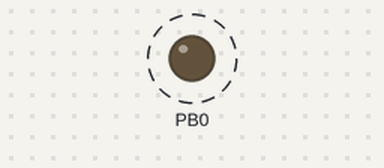
Simulated run of this program. Board: ATmega328P, built with avr-gcc and emulated at 16 MHz. On the bench: output pins drawn as LEDs (lit = HIGH). Dashed ring = blinking.

Above: at 0.5 s.
Timing chart, 0 to 3.0 s (numbered marks = the images above):
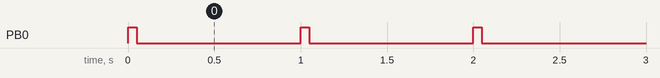

Measured:
- by itself, PB0: alternates HIGH for 0.05 s and LOW for 0.95 s

The program:

main.cpp
```cpp
/*
 *  main.cpp
 *
 * Vinícius da Silveira Serafim <vinicius@serafim.eti.br>
 */

#include "main.h"

// To use EEPROM see:
// http://www.nongnu.org/avr-libc/user-manual/group__avr__eeprom.html

/**
 * Main
 */
int main(void)
{

    /* must be called first */
    mcu_init();

    /* your setup */

#ifdef BAUD
    uart_init();
    uart_sendString("avr-pio-template\n");
#endif

    /* main loop */
    while (1)
        main_loop();

    // as long as you have an infinite loop above, this will never happen
    set_sleep_mode(SLEEP_MODE_PWR_DOWN);
    cli();
    sleep_mode();
}

/**
 * Main loop
 */
static inline void main_loop()
{
    LED_ON;
#ifdef BAUD
    uart_sendByte('L');
#endif
    _delay_ms(50);
    LED_OFF;
#ifdef BAUD
    uart_sendByte('.');
#endif
    _delay_ms(950);
}

// eof
```

mcu_setup.h
```cpp
/*
 * mcusetup.h
 *
 * Vinícius da Silveira Serafim <vinicius@serafim.eti.br>
 */


#ifndef MCUSETUP_H
#define MCUSETUP_H

#ifdef __AVR_ATmega328P__
#include "mcusetup/atmega328p.h"

#elif __AVR_ATmega8__
#include "mcusetup/atmega8.h"

#elif __AVR_ATtiny85__
#include "mcusetup/attiny85.h"

#elif __AVR_ATtiny13A__
#include "mcusetup/attiny13a.h"

#endif

#endif	// MCUSETUP_H

// eof
```

atmega328p.h
```cpp
/*
 * ATmega328P
 *
 * Vinícius da Silveira Serafim <vinicius@serafim.eti.br>
 */

/* Note on F_CPU versus USART maximum baud rate
 *
 * F_CPU @ 460kHz baud rates @ 300,600,1200,2400,4800,9600,14400 (error 0.2%)
 *
 * Bellow 460kHz USART gets too much error to work safely.
 *
 * http://wormfood.net/avrbaudcalc.php
 */
#ifndef ATMEGA328P_H
#define ATMEGA328P_H

#include "misc.h"
#include "port.h"
#include <avr/io.h>
#include <avr/fuse.h>
#include <avr/power.h>
#include <avr/wdt.h>

/*
 *  PIN NAMES AND CONFIGURATION
 */

#ifdef __ARDUINO_UNO__
#define LED_PIN         PB5
#else
#define LED_PIN         PB0
#endif
#define LED_PORT        PORTB

/*
 *  OUTPUT PORTS
 */
#define PORTB_OUTPUTS   (_BV(LED_PIN))
#define PORTC_OUTPUTS   (0x0)
#define PORTD_OUTPUTS   (0x0)

/*
 * AIN PINS
 */
#define USED_AIN_PINS   (0x0)

/*
 * WATCHDOG
 */
//#define WATCHDOG_ENABLED

/*
 * CPU FREQUENCY & CLOCK DIVIDER
 *
 * *** WARNING!!!! ***
 * Always check your MCU Clock Fuses before using/altering the CLOCK PRESCALER.
 *
 * Never put your F_CPU bellow 2000UL (2kHz)! (This is the limit for avrdude)
 *
 * If you do this, you will have to do a High-Voltage Programming to recover
 * access to your MCU.
 *
 * ATENTION: F_CPU defined in platformio.ini (board_build.f_cpu)
 */
#ifdef __ARDUINO_UNO__
#define CLOCK_DIV clock_div_1
#else
#define CLOCK_DIV   clock_div_8 // clock prescaler factor
#endif

/**
 * Initializes MCU.
 */
static inline void mcu_init() {

#ifndef WATCHDOG_ENABLED
    MCUSR = 0;
    wdt_disable();
#endif

    // Set clock prescaler
    clock_prescale_set(CLOCK_DIV);

    /* DATA DIRECTION REGISTER
     * Set output ports */
    DDRB = PORTB_OUTPUTS;
    DDRC = PORTC_OUTPUTS;
    DDRD = PORTD_OUTPUTS;

    /* All remaining ports stays as INPUTs (default) and now
     * turn on PULL-UPs (see AVR4013). */
    PORTB = ~PORTB_OUTPUTS;
    PORTC = ~PORTC_OUTPUTS;
    PORTD = ~(PORTD_OUTPUTS | USED_AIN_PINS);

    /* DIGITAL INPUT DISABLE REGISTER (DIDR) 0
     * Disable ADC pins */
    DIDR0 |= _BV(ADC5D) | _BV(ADC4D) | _BV(ADC3D) |
            _BV(ADC2D) | _BV(ADC1D)| _BV(ADC0D);

    /* DIGITAL INPUT DISABLE REGISTER (DIDR) 1
     * Disable AIN (Analog Comparator) */
    DIDR1 |= _BV(AIN1D) | _BV(AIN0D);

    /* ANALOG COMPARATOR CONTROL AND STATUS REGISTER (ACSR)
     * Power off Analog Comparator */
    ACSR |= _BV(ACD);

    /* ADC CONTROL AND STATUS REGISTER (ADCSRA)
     * Disable ADC Analog-to-Digital Converter */
    ADCSRA &= ~_BV(ADEN);

    /* SPI CONTROL REGISTER (SPCR)
     * Disable Serial Peripheral Interface */
    SPCR &= ~_BV(SPE);

    /* POWER REDUCTION REGISTER (PRR)
     * On AVR devices all peripherals are enabled from power on reset.
     * Disables all peripherals to save power. */
    PRR = _BV(PRSPI) | _BV(PRTIM2) | _BV(PRTIM0) | _BV(PRTIM1) |
            _BV(PRTWI) | _BV(PRUSART0) | _BV(PRADC);
}

#endif /* ATMEGA328P_H */
```

misc.h
```cpp
/*
 * misc.h
 *
 * Vinícius da Silveira Serafim <vinicius@serafim.eti.br>
 */

#ifndef MISC_H
#define MISC_H

#include <avr/io.h>

// Bit manipulation macros
#define BITSET(sfr, bit)        (_SFR_BYTE(sfr) |= _BV(bit))
#define BITCLEAR(sfr, bit)      (_SFR_BYTE(sfr) &= ~_BV(bit))
#define BITINVERT(sfr, bit)     (_SFR_BYTE(sfr) ^= _BV(bit))
// for more bit operations check:
// http://www.nongnu.org/avr-libc/user-manual/group__avr__sfr.html

#endif /* MISC_H */
```

main.h
```cpp
/*
 * main.h
 *
 * Vinícius da Silveira Serafim <vinicius@serafim.eti.br>
 */

#ifndef MAIN_H
#define	MAIN_H

#include "misc.h"
#include "mcu_setup.h"
#include <uart.h>

#include <avr/io.h>
#include <util/delay.h>
#include <avr/eeprom.h>
#include <avr/sleep.h>
#include <avr/interrupt.h>

#define LED_ON  BITSET(LED_PORT, LED_PIN)
#define LED_OFF BITCLEAR(LED_PORT, LED_PIN)

static inline void main_loop();

#endif	/* MAIN_H */

// eof
```

port.h
```cpp
// (licence header left out)
#ifndef PORT_H
#define PORT_H

#ifdef __cplusplus
extern "C" {
#endif

#include <avr/io.h>
#include <stdint.h>
#include <stdbool.h>

enum port_pull_mode {
	PORT_PULL_OFF,
	PORT_PULL_UP,
};

enum port_dir {
	PORT_DIR_IN,
	PORT_DIR_OUT,
	PORT_DIR_OFF,
};

#ifdef PORTB

/**
 * \brief Set PORTB pin pull mode
 *
 * Configure pin to pull up, down or disable pull mode, supported pull
 * modes are defined by device used
 *
 * \param[in] pin       The pin number in PORTB
 * \param[in] pull_mode Pin pull mode
 */
static inline void PORTB_set_pin_pull_mode(const uint8_t pin, const enum port_pull_mode pull_mode)
{

	if (pull_mode == PORT_PULL_UP) {

		DDRB &= ~(1 << pin);

		PORTB |= 1 << pin;
	} else if (pull_mode == PORT_PULL_OFF) {

		PORTB &= ~(1 << pin);
	}
}

/**
 * \brief Set PORTB data direction
 *
 * Select if the port pins selected by mask data direction is input, output
 * or disabled.
 *
 * \param[in] mask      Bit mask where 1 means apply direction setting to the
 *                      corresponding pin
 * \param[in] direction PORT_DIR_IN  = Data direction in
 *                      PORT_DIR_OUT = Data direction out
 *                      PORT_DIR_OFF = Disables the pin
 *                      (low power state)
 */
static inline void PORTB_set_port_dir(const uint8_t mask, const enum port_dir direction)
{
	switch (direction) {
	case PORT_DIR_IN:
		DDRB &= ~mask;
		break;
	case PORT_DIR_OUT:
		DDRB |= mask;
		break;
	case PORT_DIR_OFF:
		DDRB &= ~mask;

		PORTB |= mask;
		break;
	default:
		break;
	}
}

/**
 * \brief Set PORTB single pin data direction
 *
 * Select if the pin data direction is input, output or disabled.
 * If disabled state is not possible, this function throws an assert.
 *
 * \param[in] pin       The pin number within PORTB (0..7)
 * \param[in] direction PORT_DIR_IN  = Data direction in
 *                      PORT_DIR_OUT = Data direction out
 *                      PORT_DIR_OFF = Disables the pin
 *                      (low power state)
 */
static inline void PORTB_set_pin_dir(const uint8_t pin, const enum port_dir direction)
{
	switch (direction) {
	case PORT_DIR_IN:
		DDRB &= ~(1 << pin);
		break;
	case PORT_DIR_OUT:
		DDRB |= 1 << pin;
		break;
	case PORT_DIR_OFF:
		DDRB |= ~(1 << pin);

		PORTB |= 1 << pin;
		break;
	default:
		break;
	}
}

/**
 * \brief Set PORTB level
 *
 * Sets output level on the pins defined by the bit mask
 *
 * \param[in] mask  Bit mask where 1 means apply port level to the corresponding
 *                  pin
 * \param[in] level true  = Pin levels set to "high" state
 *                  false = Pin levels set to "low" state
 */
static inline void PORTB_set_port_level(const uint8_t mask, const bool level)
{
	if (level) {
		PORTB |= mask;
	} else {
		PORTB &= ~mask;
	}
}

/**
 * \brief Set PORTB level
 *
 * Sets output level on a pin
 *
 * \param[in] pin       The pin number for device
 * \param[in] level true  = Pin level set to "high" state
 *                  false = Pin level set to "low" state
 */
static inline void PORTB_set_pin_level(const uint8_t pin, const bool level)
{
	if (level) {
		PORTB |= 1 << pin;
	} else {
		PORTB &= ~(1 << pin);
	}
}

/**
 * \brief Toggle out level on pins
 *
 * Toggle the pin levels on pins defined by bit mask
 *
 * \param[in] port  Ports are grouped into groups of maximum 32 pins,
 *                  PORT_PORTA = group 0, PORT_PORTB = group 1, etc
 * \param[in] mask  Bit mask where 1 means toggle pin level to the corresponding
 *                  pin
 */
static inline void PORTB_toggle_port_level(const uint8_t mask)
{
	PINB = mask;
}

/**
 * \brief Toggle output level on pin
 *
 * Toggle the pin levels on pin
 *
 * \param[in] pin       The pin number for device
 */
static inline void PORTB_toggle_pin_level(const uint8_t pin)
{
	PINB = 1 << pin;
}

/**
 * \brief Get input level on pins
 *
 * Read the input level on pins connected to a port
 *
 * \param[in] port  Ports are grouped into groups of maximum 32 pins,
 *                  PORT_PORTA = group 0, PORT_PORTB = group 1, etc
 */
static inline uint8_t PORTB_get_port_level(volatile uint8_t *port)
{
	return PINB;
}

/**
 * \brief Get level on pin
 *
 * Reads the level on a pin connected to a port
 *
 * \param[in] pin       The pin number for device
 */
static inline bool PORTB_get_pin_level(const uint8_t pin)
{
	return PINB & (1 << pin);
}

/**
 * \brief Write value to PORTB
 *
 * Write directly to the entire port register.
 *
 * \param[in] value   Value to write
 */
static inline void PORTB_write_port(const uint8_t value)
{
	PORTB = value;
}

#endif /* PORTB */

#ifdef PORTC

/**
 * \brief Set PORTC pin pull mode
 *
 * Configure pin to pull up, down or disable pull mode, supported pull
 * modes are defined by device used
 *
 * \param[in] pin       The pin number in PORTC
 * \param[in] pull_mode Pin pull mode
 */
static inline void PORTC_set_pin_pull_mode(const uint8_t pin, const enum port_pull_mode pull_mode)
{

	if (pull_mode == PORT_PULL_UP) {

		DDRC &= ~(1 << pin);

		PORTC |= 1 << pin;
	} else if (pull_mode == PORT_PULL_OFF) {

		PORTC &= ~(1 << pin);
	}
}

/**
 * \brief Set PORTC data direction
 *
 * Select if the port pins selected by mask data direction is input, output
 * or disabled.
 *
 * \param[in] mask      Bit mask where 1 means apply direction setting to the
 *                      corresponding pin
 * \param[in] direction PORT_DIR_IN  = Data direction in
 *                      PORT_DIR_OUT = Data direction out
 *                      PORT_DIR_OFF = Disables the pin
 *                      (low power state)
 */
static inline void PORTC_set_port_dir(const uint8_t mask, const enum port_dir direction)
{
	switch (direction) {
	case PORT_DIR_IN:
		DDRC &= ~mask;
		break;
	case PORT_DIR_OUT:
		DDRC |= mask;
		break;
	case PORT_DIR_OFF:
		DDRC &= ~mask;

		PORTC |= mask;
		break;
	default:
		break;
	}
}

/**
 * \brief Set PORTC single pin data direction
 *
 * Select if the pin data direction is input, output or disabled.
 * If disabled state is not possible, this function throws an assert.
 *
 * \param[in] pin       The pin number within PORTC (0..7)
 * \param[in] direction PORT_DIR_IN  = Data direction in
 *                      PORT_DIR_OUT = Data direction out
 *                      PORT_DIR_OFF = Disables the pin
 *                      (low power state)
 */
static inline void PORTC_set_pin_dir(const uint8_t pin, const enum port_dir direction)
{
	switch (direction) {
	case PORT_DIR_IN:
		DDRC &= ~(1 << pin);
		break;
	case PORT_DIR_OUT:
		DDRC |= 1 << pin;
		break;
	case PORT_DIR_OFF:
		DDRC |= ~(1 << pin);

		PORTC |= 1 << pin;
		break;
	default:
		break;
	}
}

/**
 * \brief Set PORTC level
 *
 * Sets output level on the pins defined by the bit mask
 *
 * \param[in] mask  Bit mask where 1 means apply port level to the corresponding
 *                  pin
 * \param[in] level true  = Pin levels set to "high" state
 *                  false = Pin levels set to "low" state
 */
static inline void PORTC_set_port_level(const uint8_t mask, const bool level)
{
	if (level) {
		PORTC |= mask;
	} else {
		PORTC &= ~mask;
	}
}

/**
 * \brief Set PORTC level
 *
 * Sets output level on a pin
 *
 * \param[in] pin       The pin number for device
 * \param[in] level true  = Pin level set to "high" state
 *                  false = Pin level set to "low" state
 */
static inline void PORTC_set_pin_level(const uint8_t pin, const bool level)
{
	if (level) {
		PORTC |= 1 << pin;
	} else {
		PORTC &= ~(1 << pin);
	}
}

/**
 * \brief Toggle out level on pins
 *
 * Toggle the pin levels on pins defined by bit mask
 *
 * \param[in] port  Ports are grouped into groups of maximum 32 pins,
 *                  PORT_PORTA = group 0, PORT_PORTB = group 1, etc
 * \param[in] mask  Bit mask where 1 means toggle pin level to the corresponding
 *                  pin
 */
static inline void PORTC_toggle_port_level(const uint8_t mask)
{
	PINC = mask;
}

/**
 * \brief Toggle output level on pin
 *
 * Toggle the pin levels on pin
 *
 * \param[in] pin       The pin number for device
 */
static inline void PORTC_toggle_pin_level(const uint8_t pin)
{
	PINC = 1 << pin;
}

/**
 * \brief Get input level on pins
 *
 * Read the input level on pins connected to a port
 *
 * \param[in] port  Ports are grouped into groups of maximum 32 pins,
 *                  PORT_PORTA = group 0, PORT_PORTB = group 1, etc
 */
static inline uint8_t PORTC_get_port_level(volatile uint8_t *port)
{
	return PINC;
}

/**
 * \brief Get level on pin
 *
 * Reads the level on a pin connected to a port
 *
 * \param[in] pin       The pin number for device
 */
static inline bool PORTC_get_pin_level(const uint8_t pin)
{
	return PINC & (1 << pin);
}

/**
 * \brief Write value to PORTC
 *
 * Write directly to the entire port register.
 *
 * \param[in] value   Value to write
 */
static inline void PORTC_write_port(const uint8_t value)
{
	PORTC = value;
}

#endif /* PORTC */

#ifdef PORTD

/**
 * \brief Set PORTD pin pull mode
 *
 * Configure pin to pull up, down or disable pull mode, supported pull
 * modes are defined by device used
 *
 * \param[in] pin       The pin number in PORTD
 * \param[in] pull_mode Pin pull mode
 */
static inline void PORTD_set_pin_pull_mode(const uint8_t pin, const enum port_pull_mode pull_mode)
{

	if (pull_mode == PORT_PULL_UP) {

		DDRD &= ~(1 << pin);

		PORTD |= 1 << pin;
	} else if (pull_mode == PORT_PULL_OFF) {

		PORTD &= ~(1 << pin);
	}
}

/**
 * \brief Set PORTD data direction
 *
 * Select if the port pins selected by mask data direction is input, output
 * or disabled.
 *
 * \param[in] mask      Bit mask where 1 means apply direction setting to the
 *                      corresponding pin
 * \param[in] direction PORT_DIR_IN  = Data direction in
 *                      PORT_DIR_OUT = Data direction out
 *                      PORT_DIR_OFF = Disables the pin
 *                      (low power state)
 */
static inline void PORTD_set_port_dir(const uint8_t mask, const enum port_dir direction)
{
	switch (direction) {
	case PORT_DIR_IN:
		DDRD &= ~mask;
		break;
	case PORT_DIR_OUT:
		DDRD |= mask;
		break;
	case PORT_DIR_OFF:
		DDRD &= ~mask;

		PORTD |= mask;
		break;
	default:
		break;
	}
}

/**
 * \brief Set PORTD single pin data direction
 *
 * Select if the pin data direction is input, output or disabled.
 * If disabled state is not possible, this function throws an assert.
 *
 * \param[in] pin       The pin number within PORTD (0..7)
 * \param[in] direction PORT_DIR_IN  = Data direction in
 *                      PORT_DIR_OUT = Data direction out
 *                      PORT_DIR_OFF = Disables the pin
 *                      (low power state)
 */
static inline void PORTD_set_pin_dir(const uint8_t pin, const enum port_dir direction)
{
	switch (direction) {
	case PORT_DIR_IN:
		DDRD &= ~(1 << pin);
		break;
	case PORT_DIR_OUT:
		DDRD |= 1 << pin;
		break;
	case PORT_DIR_OFF:
		DDRD |= ~(1 << pin);

		PORTD |= 1 << pin;
		break;
	default:
		break;
	}
}

/**
 * \brief Set PORTD level
 *
 * Sets output level on the pins defined by the bit mask
 *
 * \param[in] mask  Bit mask where 1 means apply port level to the corresponding
 *                  pin
 * \param[in] level true  = Pin levels set to "high" state
 *                  false = Pin levels set to "low" state
 */
static inline void PORTD_set_port_level(const uint8_t mask, const bool level)
{
	if (level) {
		PORTD |= mask;
	} else {
		PORTD &= ~mask;
	}
}

/**
 * \brief Set PORTD level
 *
 * Sets output level on a pin
 *
 * \param[in] pin       The pin number for device
 * \param[in] level true  = Pin level set to "high" state
 *                  false = Pin level set to "low" state
 */
static inline void PORTD_set_pin_level(const uint8_t pin, const bool level)
{
	if (level) {
		PORTD |= 1 << pin;
	} else {
		PORTD &= ~(1 << pin);
	}
}

/**
 * \brief Toggle out level on pins
 *
 * Toggle the pin levels on pins defined by bit mask
 *
 * \param[in] port  Ports are grouped into groups of maximum 32 pins,
 *                  PORT_PORTA = group 0, PORT_PORTB = group 1, etc
 * \param[in] mask  Bit mask where 1 means toggle pin level to the corresponding
 *                  pin
 */
static inline void PORTD_toggle_port_level(const uint8_t mask)
{
	PIND = mask;
}

/**
 * \brief Toggle output level on pin
 *
 * Toggle the pin levels on pin
 *
 * \param[in] pin       The pin number for device
 */
static inline void PORTD_toggle_pin_level(const uint8_t pin)
{
	PIND = 1 << pin;
}

/**
 * \brief Get input level on pins
 *
 * Read the input level on pins connected to a port
 *
 * \param[in] port  Ports are grouped into groups of maximum 32 pins,
 *                  PORT_PORTA = group 0, PORT_PORTB = group 1, etc
 */
static inline uint8_t PORTD_get_port_level(volatile uint8_t *port)
{
	return PIND;
}

/**
 * \brief Get level on pin
 *
 * Reads the level on a pin connected to a port
 *
 * \param[in] pin       The pin number for device
 */
static inline bool PORTD_get_pin_level(const uint8_t pin)
{
	return PIND & (1 << pin);
}

/**
 * \brief Write value to PORTD
 *
 * Write directly to the entire port register.
 *
 * \param[in] value   Value to write
 */
static inline void PORTD_write_port(const uint8_t value)
{
	PORTD = value;
}

#endif /* PORTD */

#ifdef __cplusplus
}
#endif

#endif /* PORT_INCLUDED */
```

Source omitted: uart.h (1033 bytes)
